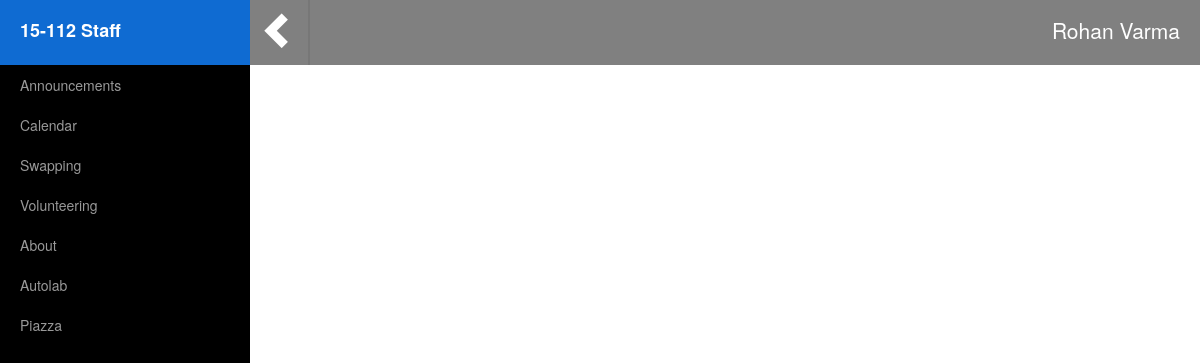
The page /volunteering (signed in) on the database as committed earlier.
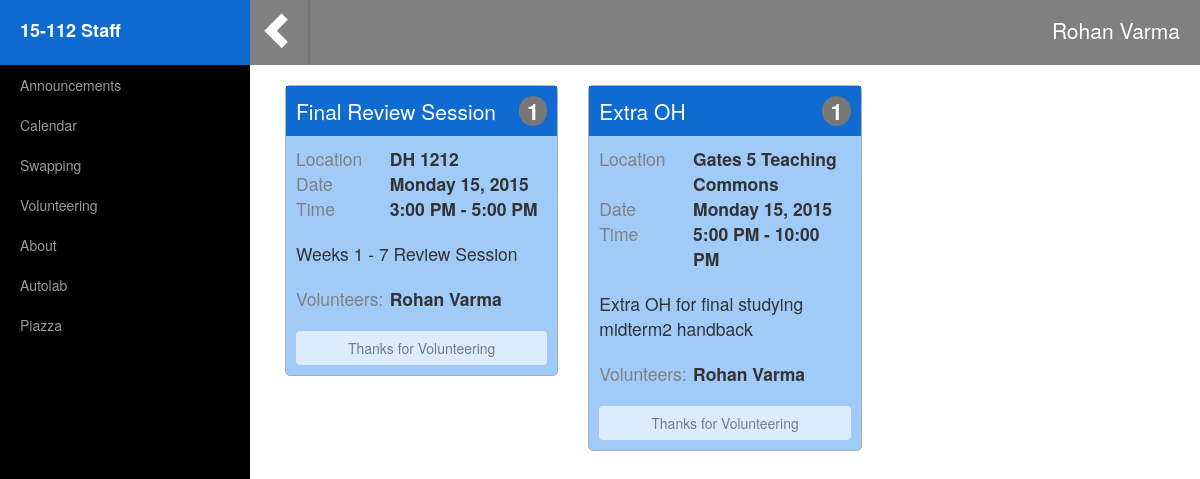
The same page on the database as committed later.
### main/models.py (models this page shows)
class Event(models.Model):
  creator = models.ForeignKey('CAdata', related_name="created_events", blank=True, null=True)
  name = models.CharField(max_length=100)
  description = models.TextField(default="")
  start_date = models.DateTimeField(blank=True, null=True)
  end_date = models.DateTimeField(blank=True, null=True)
  event_type = models.CharField(max_length=100)
  volunteers_needed = models.BooleanField(default=False)
  num_volunteers_needed = models.IntegerField(default=0)
  location = models.CharField(max_length=200, default="")

class CAdata(models.Model):
  user = models.OneToOneField(settings.AUTH_USER_MODEL, related_name="cadata")
  name = models.CharField(max_length=50)
  andrewID = models.CharField(max_length=50)
  isCA = models.BooleanField(default=False)
  recitation = models.ForeignKey(Recitation, null=True, blank=True, related_name="leaders")
  events = models.ManyToManyField(Event, related_name="attendees")
  office_hours = models.ManyToManyField(OfficeHour, related_name="cas")
  num_semesters = models.IntegerField(default=0)

### main/views.py (the view)
# urls.py: url(r'^volunteering$', VolunteerView.as_view()),
class VolunteerView(View):
  def get(self, request):
    events = Event.objects.filter(num_volunteers_needed__gt=0, start_date__gt=date.today())
    data = []
    for event in events:
      event_data = get_event_data(request, event)
      data.append(event_data)
    return render(request, 'volunteer.html', {"events": data})

### main/views.py (called while the page is built)
def getTime(h, m):
  ampm = "AM" if h < 12 else "PM"
  h = h if h < 13 else h % 12
  if m == 0:
      return "%d:00 %s" % (h, ampm)
  else:
      return "%d:%d %s" % (h, m, ampm)

def getDateStats(dt):
  if "T" in dt:
    date, time = dt.split("T")
  else:
    date, time = dt.split(" ")
  time = time.split(".")[0]
  yr, m, d = map(int, date.split("-"))
  h, minute, s = map(int, map(float, time.split(":")))
  return (yr, m , d, h, minute)

### main/templates/volunteer.html
{% extends 'base.html' %}
{% load staticfiles %}
{% block css %}
  <link href="{% static 'css/volunteer.css' %}" rel="stylesheet">
{% endblock %}
{% block body %}
  <div class="row">
    {% for event in events %}
      <div class="col-md-4 col-lg-3, col-sm-6 col-xs-12">
        <div class="event-area">
          <div class="event-name">
            {{ event.name }} <span class="badge num-volunteers-badge">{{ event.num_volunteers_needed }}</span>
          </div>
          <div class="event-information">
            <div class="event-location">
              <div class="row">
                <div class="col-md-4">
                  <span class="grey-text">Location</span>
                </div>
                <div class="col-md-8">
                  <span class="bold-text">{{ event.location }}</span>
                </div>
              </div>
            </div>
            <div class="event-time">
              <div class="row">
                <div class="col-md-4">
                  <span class="grey-text">Date</span>
                </div>
                <div class="col-md-8">
                  <span class="bold-text">{{ event.start_date.day }} {{ event.start_date.date }}, {{ event.start_date.year }}</span>
                </div>
              </div>
            </div>
            <div class="event-time">
              <div class="row">
                <div class="col-md-4">
                  <span class="grey-text">Time</span>
                </div>
                <div class="col-md-8">
                  <span class="bold-text">{{ event.start_date.time }} - {{ event.end_date.time }}</span>
                </div>
              </div>
            </div>
            <div class="event-description">
              {{ event.description }}
            </div>
            <div class="event-location">
              <div class="row">
                <div class="col-md-4">
                  <span class="grey-text">Volunteers:</span>
                </div>
                <div class="col-md-8">
                  {% if event.attendees %}
                    <span class="bold-text">{% for name in event.attendees %}{{ name }} {% endfor %}</span>
                  {% else %}
                    <span class="bold-text">None</span>
                  {% endif %}
                </div>
              </div>
            </div>
            {% if event.is_volunteering == False %}
              <form action="/volunteerevent" method="POST" style="margin-bottom:0px;">
                {% csrf_token %}
                <input type="hidden" name="event_id" value="{{ event.id }}">
                <button style="margin-top: 20px;" class="form-control btn">Volunteer!</button>
              </form>
            {% else %}
              <button style="margin-top: 20px;" class="form-control btn disabled">Thanks for Volunteering</button>
            {% endif %}
          </div>
        </div>
      </div>
    {% endfor %}
  </div>
{% endblock %}

### main/templates/base.html (shortened to what this page needs)
<html>
  {% load staticfiles %}
  <head>
    <link href="{% static 'css/bootstrap.min.css' %}" rel="stylesheet">
    <link href="{% static 'css/simple-sidebar.css' %}" rel="stylesheet">
    <link href="{% static 'css/datepicker.css' %}" rel="stylesheet">
    <link href="{% static 'css/timepicker.min.css' %}" rel="stylesheet">
    <link rel="stylesheet" href="//maxcdn.bootstrapcdn.com/font-awesome/4.3.0/css/font-awesome.min.css">
    <link href="{% static 'css/base.css' %}" rel="stylesheet">
    {% block css %}{% endblock %}
  </head>
  <body>
    <div id="wrapper">
        <div id="sidebar-wrapper">
            <ul class="sidebar-nav">
                <li class="sidebar-brand">
                    <a href="/">
                        15-112 Staff
                    </a>
                </li>
                <li>
                    <a href="#">Announcements</a>
                </li>
                <li>
                    <a href="/calendar">Calendar</a>
                </li>
                <li>
                    <a href="#">Swapping</a>
                </li>
                <li>
                    <a href="/volunteering">Volunteering</a>
                </li>
                <li>
                    <a href="#">About</a>
                </li>
                <li>
                    <a href="/autolab">Autolab</a>
                </li>
                <li>
                    <a href="/piazza">Piazza</a>
                </li>
            </ul>
        </div>
        <div id="page-content-wrapper">
            <div id="header">
              <div id="menu-toggle">
                <span class="arrow glyphicon glyphicon-chevron-left" aria-hidden="true"></span>
              </div>
              <div class="leftnav-header">
                {{ user.first_name }} {{ user.last_name }}
              </div>
            </div>
            <div class="container-fluid main-content">
              <div class="row">
                <div class="col-md-12">
                  {% block body %}{% endblock %}
                </div>
              </div>
            </div>
        </div>
    </div>
  </body>
</html>

### static/css/simple-sidebar.css (style rules this page uses)
#wrapper { padding-left: 0; -webkit-transition: all 0.5s ease; -moz-transition: all 0.5s ease; -o-transition: all 0.5s ease; transition: all 0.5s ease; }
#sidebar-wrapper { z-index: 1000; position: fixed; left: 250px; width: 0; height: 100%; margin-left: -250px; overflow-y: auto; background: #000; -webkit-transition: all 0.5s ease; -moz-transition: all 0.5s ease; -o-transition: all 0.5s ease; transition: all 0.5s ease; }
#page-content-wrapper { width: 100%; position: absolute; padding: 15px; }
.sidebar-nav { position: absolute; top: 0; width: 250px; margin: 0; padding: 0; list-style: none; }
.sidebar-nav li { text-indent: 20px; line-height: 40px; }
.sidebar-nav li a { display: block; text-decoration: none; color: #999999; }
.sidebar-nav > .sidebar-brand { height: 65px; font-size: 18px; line-height: 60px; }
.sidebar-nav > .sidebar-brand a { color: #999999; }
@media (min-width:768px) { #wrapper { padding-left: 250px; } }
@media (min-width:768px) { #sidebar-wrapper { width: 250px; } }
@media (min-width:768px) { #page-content-wrapper { padding: 20px; position: relative; } }

### static/css/base.css (style rules this page uses)
.grey-text { color: #808080; }
.bold-text { font-weight: 800; }
.sidebar-brand { background-color: #0F6BD2; }
.sidebar-brand a { color: white !important; font-weight: 800; }
#header { height: 65px; background-color: gray; color: white; margin-top: -20px; margin-left: -20px; margin-right: -20px; line-height: 60px; }
#menu-toggle { width: 60px; float: left; font-size: 270%; text-align: center; height: 100%; padding-top: 10px; border-right-style: solid; border-right-color: #777; border-right-width: 2px; }
.leftnav-header { float: right; font-weight: 100; padding-right: 20px; font-size: 150%; height: 100%; padding-left: 20px; color: white !important; }
.main-content { padding-top: 20px; }

### main/static/css/volunteer.css (style rules this page uses)
.event-area { background-color: #a0caf8; border-width: 1.5px; border-style: solid; border-color: #b0b0b0; border-radius: 5px; }
.event-name { background-color: #0f6bd2; color: white; font-size: 150%; padding: 10px; }
.event-information { padding: 10px; font-size: 125%; }
.event-description { margin-top: 20px; margin-bottom: 20px; }
.num-volunteers-badge { float: right; font-size: 105%; padding: 4px 8px; border-radius: 20px; }

Rows that differ between the two databases and show on the page:
added Event: name "Final Review Session", num_volunteers_needed "1", location "DH 1212", start_date.day "Monday", start_date "15", start_date.year "2015", start_date.time "3:00 PM", end_date.time "5:00 PM", description "Weeks 1 - 7 Review Session"
now on this page (row unchanged): CAdata: attendees "Rohan Varma" "Rohan Varma"
added Event: name "Extra OH", num_volunteers_needed "1", location "Gates 5 Teaching Commons", start_date.day "Monday", start_date "15", start_date.year "2015", start_date.time "5:00 PM", end_date.time "10:00 PM", description "Extra OH for final studying midterm2 handback"
